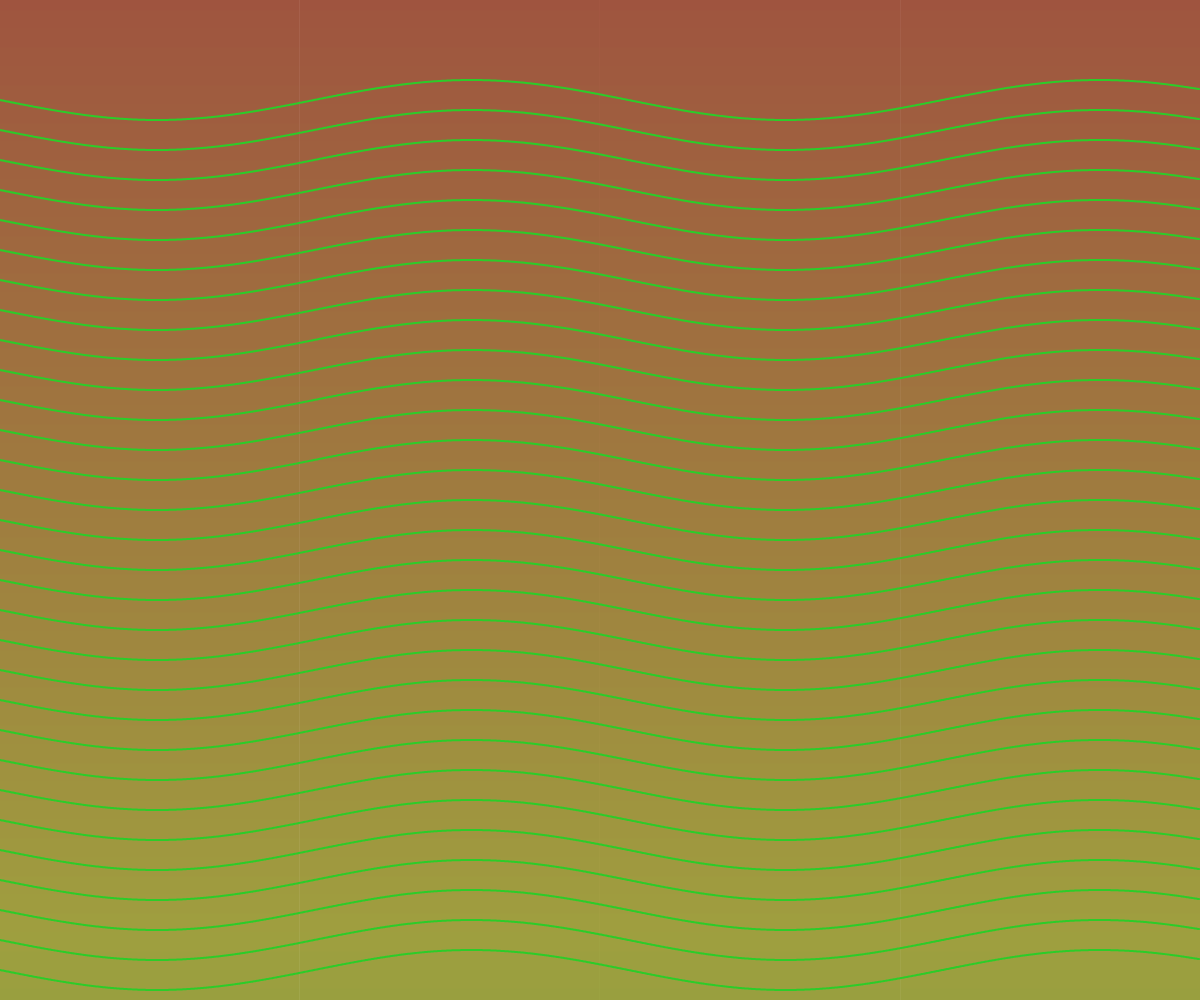
Frame 1 (no input)
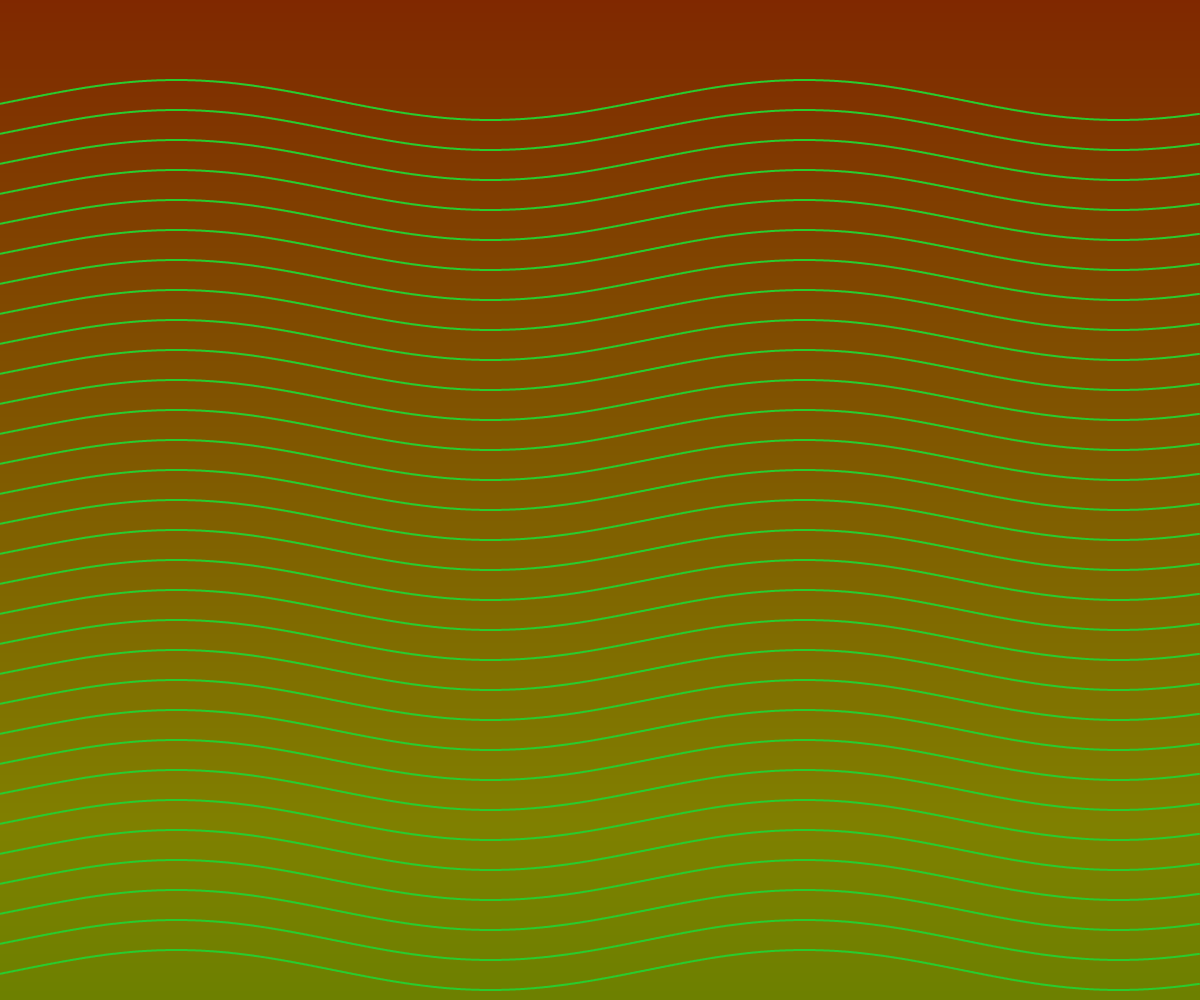
Frame 60 (no input)
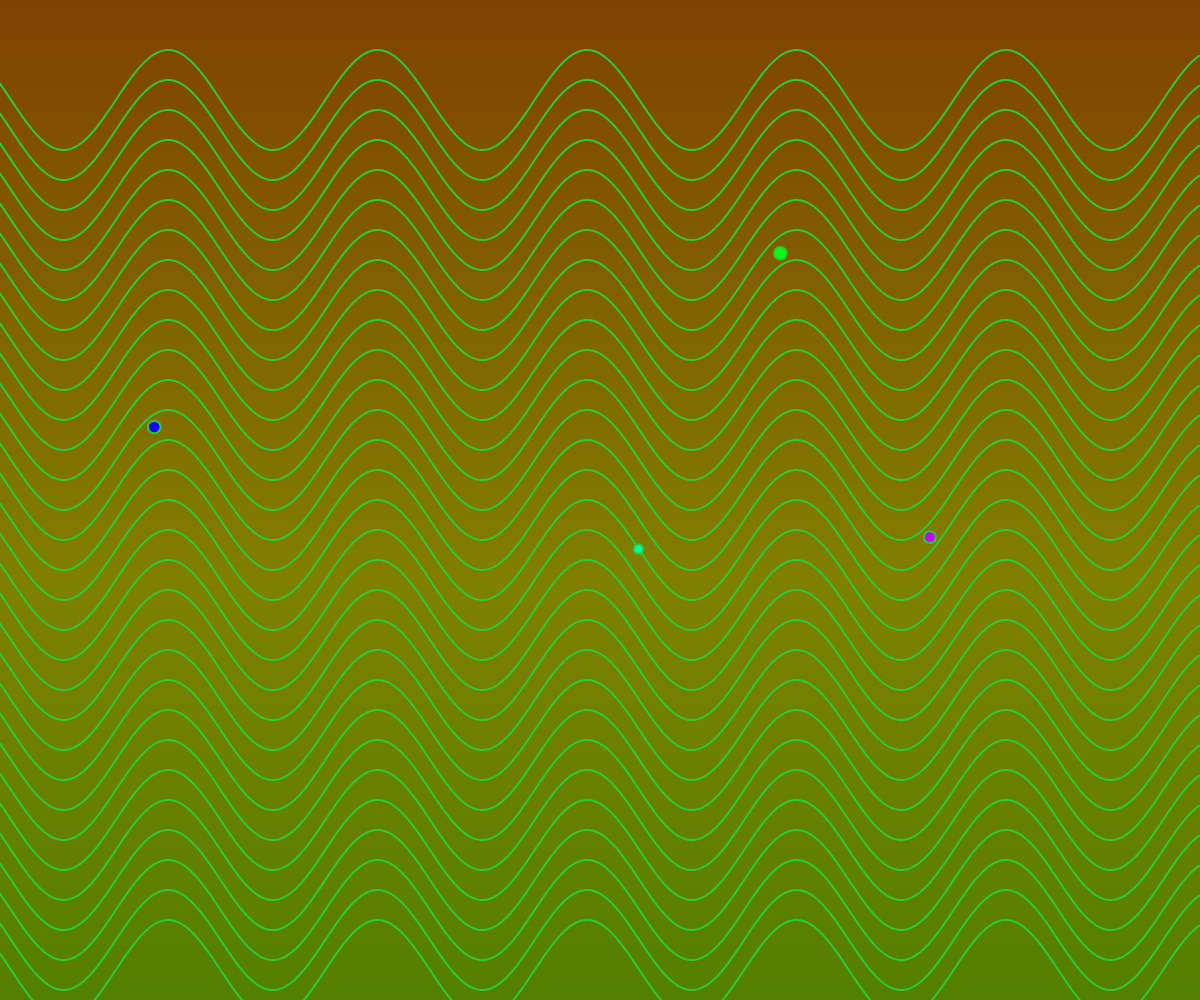
Frame 120 (the mouse pressed at the canvas centre since frame 60)

The p5.js sketch that drew these frames (run headless with seeded random() and noise() and a simulated clock; from frame 60 on, the mouse is pressed at the canvas centre):

// p5.js sketch
// ── sketch.js
let particles = [];
let waveOffset = 0;
let backgroundHue = 0;

function setup() {
  createCanvas(windowWidth, windowHeight);
  colorMode(HSB, 360, 100, 100);
  noStroke();
}

function draw() {
  // Update the background with subtle noise-based hue change
  let noiseVal = noise(frameCount * 0.01) * 20;
  setGradient(0, 0, width, height, backgroundHue + noiseVal, backgroundHue + 50 + noiseVal);
  backgroundHue = (backgroundHue + 0.2) % 360;

  // Adjust wave frequency and amplitude based on mouseX position
  let waveFrequency = map(mouseX, 0, width, 0.01, 0.05);
  let waveAmplitude = map(mouseX, 0, width, 20, 80);

  // Draw waves
  drawWaves(waveFrequency, waveAmplitude);

  // Update and display particles, remove faded ones
  particles = particles.filter(p => {
    p.update();
    p.display();
    return !p.isFaded();  // Keep only non-faded particles
  });
}

// Draw waves with dynamic frequency and amplitude
function drawWaves(frequency, amplitude) {
  noFill();
  strokeWeight(2);
  for (let y = 100; y < height; y += 30) {
    beginShape();
    for (let x = 0; x < width; x++) {
      let waveHeight = sin(waveOffset + x * frequency) * amplitude;
      stroke((x + waveOffset) % 360, 80, 80);
      vertex(x, y + waveHeight);
    }
    endShape();
  }
  waveOffset += 0.05;
}

// Create gradient effect for the background
function setGradient(x, y, w, h, c1, c2) {
  noFill();
  for (let i = y; i <= y + h; i++) {
    let inter = map(i, y, y + h, 0, 1);
    let c = lerpColor(color(c1, 100, 50), color(c2, 100, 50), inter);
    stroke(c);
    line(x, i, x + w, i);
  }
}

// Handle mouse click to add particles
function mousePressed() {
  for (let i = 0; i < 10; i++) {
    particles.push(new Particle(mouseX, mouseY));
  }
}

// Particle constructor and behavior
function Particle(x, y) {
  this.pos = createVector(x, y);
  this.vel = createVector(random(-2, 2), random(-2, 2));
  this.size = random(5, 15);
  this.hue = random(360);
  this.alpha = 255;

  this.update = function () {
    let mouseDir = createVector(mouseX, mouseY).sub(this.pos);
    let dist = mouseDir.mag();
    if (dist < 100) {
      mouseDir.normalize().mult(10 / dist); // Repulsion effect near mouse
      this.vel.add(mouseDir);
    }

    this.pos.add(this.vel);
    this.alpha -= 2;  // Fade effect over time
  };

  this.display = function () {
    fill(this.hue, 100, 100, this.alpha);
    ellipse(this.pos.x, this.pos.y, this.size);
  };

  this.isFaded = function () {
    return this.alpha <= 0;
  };
}
